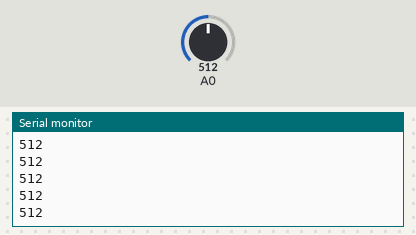
Simulated run of this sketch. Board: Arduino Uno, built with avr-gcc and run on an emulated ATmega328P. Shown: the last lines printed to the serial monitor. The inputs (shaded band) are chosen by the test bench; at power-on: A0 = 512.

Above: at 1.2 s.
1.3 s: A0 set to 716
At 2.0 s:
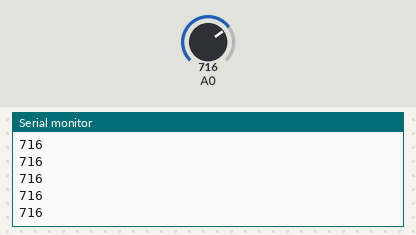
2.8 s: A0 set to 900
At 3.3 s:
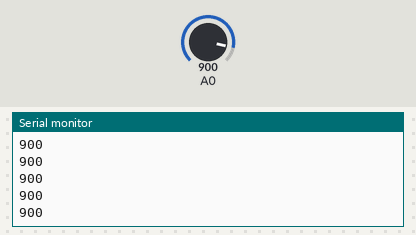
Timing chart, 0 to 5.8 s (numbered marks = the images above; inputs shaded):
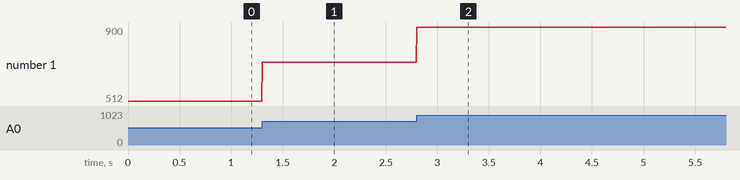

The sketch:

blink.ino
```cpp
int MicVolume=0;

void setup() {
  Serial.begin(9600);
}

void loop() {
 MicVolume = (analogRead(0));
 Serial.println(MicVolume);
 delay(5);
}
```

Measured:
- after the input at 1.3 s, the serial monitor: prints a new line at once (image 1)
- after the input at 2.8 s, the serial monitor: prints a new line at once (image 2)
- plotted number 1: 512 → 716 after the input at 1.3 s, 716 → 900 after the input at 2.8 s
